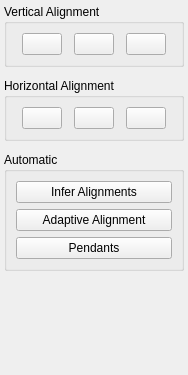
<?xml version="1.0" encoding="UTF-8"?>
<ui version="4.0">
 <class>CreateAlignmentDialog</class>
 <widget class="QDockWidget" name="CreateAlignmentDialog">
  <property name="geometry">
   <rect>
    <x>0</x>
    <y>0</y>
    <width>188</width>
    <height>375</height>
   </rect>
  </property>
  <property name="sizePolicy">
   <sizepolicy hsizetype="Preferred" vsizetype="Preferred">
    <horstretch>0</horstretch>
    <verstretch>0</verstretch>
   </sizepolicy>
  </property>
  <property name="allowedAreas">
   <set>Qt::LeftDockWidgetArea|Qt::RightDockWidgetArea</set>
  </property>
  <property name="windowTitle">
   <string>Create Alignments</string>
  </property>
  <widget class="QWidget" name="dockWidgetContents">
   <property name="sizePolicy">
    <sizepolicy hsizetype="Preferred" vsizetype="Preferred">
     <horstretch>0</horstretch>
     <verstretch>0</verstretch>
    </sizepolicy>
   </property>
   <layout class="QVBoxLayout" name="verticalLayout" stretch="0,0,0,0,0,1">
    <property name="margin">
     <number>4</number>
    </property>
    <item>
     <widget class="QGroupBox" name="groupBox_2">
      <property name="title">
       <string>Vertical Alignment</string>
      </property>
      <layout class="QHBoxLayout" name="horizontalLayout_2">
       <item>
        <widget class="QPushButton" name="vertLeftButton">
         <property name="maximumSize">
          <size>
           <width>40</width>
           <height>40</height>
          </size>
         </property>
         <property name="text">
          <string/>
         </property>
         <property name="icon">
          <iconset resource="../libdunnartcanvas.qrc">
           <normaloff>:/resources/images/align4.png</normaloff>:/resources/images/align4.png</iconset>
         </property>
         <property name="iconSize">
          <size>
           <width>35</width>
           <height>35</height>
          </size>
         </property>
        </widget>
       </item>
       <item>
        <widget class="QPushButton" name="vertCentreButton">
         <property name="maximumSize">
          <size>
           <width>40</width>
           <height>40</height>
          </size>
         </property>
         <property name="text">
          <string/>
         </property>
         <property name="icon">
          <iconset resource="../libdunnartcanvas.qrc">
           <normaloff>:/resources/images/align5.png</normaloff>:/resources/images/align5.png</iconset>
         </property>
         <property name="iconSize">
          <size>
           <width>35</width>
           <height>35</height>
          </size>
         </property>
        </widget>
       </item>
       <item>
        <widget class="QPushButton" name="vertRightButton">
         <property name="maximumSize">
          <size>
           <width>40</width>
           <height>40</height>
          </size>
         </property>
         <property name="text">
          <string/>
         </property>
         <property name="icon">
          <iconset resource="../libdunnartcanvas.qrc">
           <normaloff>:/resources/images/align6.png</normaloff>:/resources/images/align6.png</iconset>
         </property>
         <property name="iconSize">
          <size>
           <width>35</width>
           <height>35</height>
          </size>
         </property>
        </widget>
       </item>
      </layout>
     </widget>
    </item>
    <item>
     <spacer name="verticalSpacer">
      <property name="orientation">
       <enum>Qt::Vertical</enum>
      </property>
      <property name="sizeType">
       <enum>QSizePolicy::Fixed</enum>
      </property>
      <property name="sizeHint" stdset="0">
       <size>
        <width>20</width>
        <height>5</height>
       </size>
      </property>
     </spacer>
    </item>
    <item>
     <widget class="QGroupBox" name="groupBox">
      <property name="sizePolicy">
       <sizepolicy hsizetype="Expanding" vsizetype="Preferred">
        <horstretch>0</horstretch>
        <verstretch>0</verstretch>
       </sizepolicy>
      </property>
      <property name="title">
       <string>Horizontal Alignment</string>
      </property>
      <layout class="QHBoxLayout" name="horizontalLayout">
       <item>
        <widget class="QPushButton" name="horiTopButton">
         <property name="maximumSize">
          <size>
           <width>40</width>
           <height>40</height>
          </size>
         </property>
         <property name="text">
          <string/>
         </property>
         <property name="icon">
          <iconset resource="../libdunnartcanvas.qrc">
           <normaloff>:/resources/images/align1.png</normaloff>:/resources/images/align1.png</iconset>
         </property>
         <property name="iconSize">
          <size>
           <width>35</width>
           <height>35</height>
          </size>
         </property>
        </widget>
       </item>
       <item>
        <widget class="QPushButton" name="horiCentreButton">
         <property name="maximumSize">
          <size>
           <width>40</width>
           <height>40</height>
          </size>
         </property>
         <property name="text">
          <string/>
         </property>
         <property name="icon">
          <iconset resource="../libdunnartcanvas.qrc">
           <normaloff>:/resources/images/align2.png</normaloff>:/resources/images/align2.png</iconset>
         </property>
         <property name="iconSize">
          <size>
           <width>35</width>
           <height>35</height>
          </size>
         </property>
        </widget>
       </item>
       <item>
        <widget class="QPushButton" name="horiBottomButton">
         <property name="maximumSize">
          <size>
           <width>40</width>
           <height>40</height>
          </size>
         </property>
         <property name="text">
          <string/>
         </property>
         <property name="icon">
          <iconset resource="../libdunnartcanvas.qrc">
           <normaloff>:/resources/images/align3.png</normaloff>:/resources/images/align3.png</iconset>
         </property>
         <property name="iconSize">
          <size>
           <width>35</width>
           <height>35</height>
          </size>
         </property>
        </widget>
       </item>
      </layout>
     </widget>
    </item>
    <item>
     <spacer name="verticalSpacer_3">
      <property name="orientation">
       <enum>Qt::Vertical</enum>
      </property>
      <property name="sizeType">
       <enum>QSizePolicy::Fixed</enum>
      </property>
      <property name="sizeHint" stdset="0">
       <size>
        <width>20</width>
        <height>5</height>
       </size>
      </property>
     </spacer>
    </item>
    <item>
     <widget class="QGroupBox" name="groupBox_3">
      <property name="title">
       <string>Automatic</string>
      </property>
      <layout class="QHBoxLayout" name="horizontalLayout_3">
       <item>
        <layout class="QVBoxLayout" name="verticalLayout_2">
         <item>
          <widget class="QPushButton" name="inferAlignButton">
           <property name="text">
            <string>Infer Alignments</string>
           </property>
          </widget>
         </item>
         <item>
          <widget class="QPushButton" name="tryAlignButton">
           <property name="text">
            <string>Adaptive Alignment</string>
           </property>
          </widget>
         </item>
         <item>
          <widget class="QPushButton" name="pendantsButton">
           <property name="text">
            <string>Pendants</string>
           </property>
          </widget>
         </item>
        </layout>
       </item>
      </layout>
     </widget>
    </item>
    <item>
     <spacer name="verticalSpacer_2">
      <property name="orientation">
       <enum>Qt::Vertical</enum>
      </property>
      <property name="sizeType">
       <enum>QSizePolicy::MinimumExpanding</enum>
      </property>
      <property name="sizeHint" stdset="0">
       <size>
        <width>20</width>
        <height>1</height>
       </size>
      </property>
     </spacer>
    </item>
   </layout>
  </widget>
 </widget>
 <resources>
  <include location="../libdunnartcanvas.qrc"/>
 </resources>
 <connections/>
</ui>
